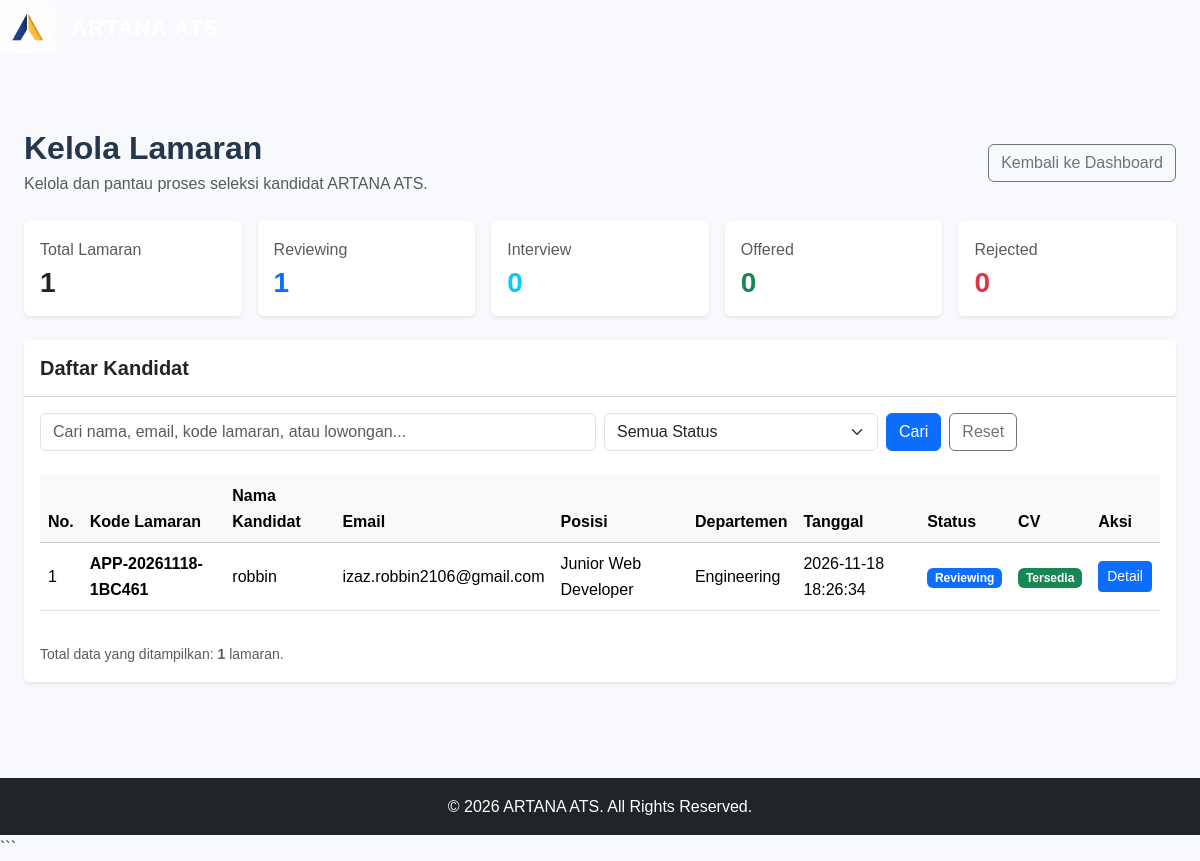
/hr/applications.php (signed in), run on the app's committed database.
### tables this page shows
CREATE TABLE `applications` (
  `id` bigint(20) UNSIGNED NOT NULL,
  `application_code` varchar(30) NOT NULL,
  `job_id` bigint(20) UNSIGNED NOT NULL,
  `candidate_id` bigint(20) UNSIGNED NOT NULL,
  `candidate_name_snapshot` varchar(150) NOT NULL,
  `email_snapshot` varchar(190) NOT NULL,
  `phone_snapshot` varchar(30) DEFAULT NULL,
  `portfolio_url_snapshot` varchar(2048) DEFAULT NULL,
  `resume_path` varchar(500) DEFAULT NULL,
  `experience_notes` text DEFAULT NULL,
  `status` enum('Reviewing','Interview','Offered','Rejected') NOT NULL DEFAULT 'Reviewing',
  `applied_at` datetime NOT NULL DEFAULT current_timestamp(),
  `updated_at` timestamp NOT NULL DEFAULT current_timestamp() ON UPDATE current_timestamp(),
  `reviewed_by` bigint(20) UNSIGNED DEFAULT NULL,
  `reviewed_at` datetime DEFAULT NULL,
  `hr_notes` text DEFAULT NULL
);

CREATE TABLE `jobs` (
  `id` bigint(20) UNSIGNED NOT NULL,
  `title` varchar(180) NOT NULL,
  `department_id` bigint(20) UNSIGNED NOT NULL,
  `location_type` enum('Hybrid','Remote','On-site') NOT NULL DEFAULT 'Hybrid',
  `location_name` varchar(150) NOT NULL,
  `description` text NOT NULL,
  `qualification` text DEFAULT NULL,
  `employment_type` enum('Full-time','Part-time','Contract','Internship') NOT NULL DEFAULT 'Full-time',
  `status` enum('draft','published','closed','archived') NOT NULL DEFAULT 'published',
  `published_at` datetime DEFAULT NULL,
  `deadline` date DEFAULT NULL,
  `created_by` bigint(20) UNSIGNED NOT NULL,
  `updated_by` bigint(20) UNSIGNED DEFAULT NULL,
  `created_at` timestamp NOT NULL DEFAULT current_timestamp(),
  `updated_at` timestamp NOT NULL DEFAULT current_timestamp() ON UPDATE current_timestamp()
);

CREATE TABLE `departments` (
  `id` bigint(20) UNSIGNED NOT NULL,
  `name` varchar(100) NOT NULL,
  `created_at` timestamp NOT NULL DEFAULT current_timestamp()
);

### hr/applications.php (the view, shortened to what this page needs)
<?php
require_once __DIR__ . '/../includes/db.php';
$keyword = trim($_GET['keyword'] ?? '');
try {
    $sql = "
        SELECT
            a.id,
            a.application_code,
            a.candidate_name_snapshot,
            a.email_snapshot,
            a.status,
            a.applied_at,
            a.resume_path,
            j.title AS job_title,
            d.name AS department_name
        FROM applications a
        INNER JOIN jobs j
            ON j.id = a.job_id
        LEFT JOIN departments d
            ON d.id = j.department_id
        WHERE 1 = 1
    ";
    $params = [];
    $sql .= " ORDER BY a.applied_at DESC";
    $stmt = $pdo->prepare($sql);
    $stmt->execute($params);
    $applications = $stmt->fetchAll(PDO::FETCH_ASSOC);
    $statsStmt = $pdo->query("
        SELECT
            COUNT(*) AS total,
            SUM(status = 'Reviewing') AS reviewing,
            SUM(status = 'Interview') AS interview,
            SUM(status = 'Offered') AS offered,
            SUM(status = 'Rejected') AS rejected
        FROM applications
    ");
    $stats = $statsStmt->fetch(PDO::FETCH_ASSOC);
} catch (PDOException $e) {
    error_log('HR applications error: ' . $e->getMessage());
    require_once __DIR__ . '/../includes/header.php';
    ?>
    <div class="alert alert-danger">
        <h5>Gagal Memuat Data Lamaran</h5>
        <p class="mb-0">
            Terjadi kesalahan saat mengambil data dari database.
            Periksa struktur tabel applications dan jobs.
        </p>
    </div>
    <?php
    require_once __DIR__ . '/../includes/footer.php';
    exit;
}
require_once __DIR__ . '/../includes/header.php';
?>
<div class="container-fluid py-4">
    <div class="d-flex justify-content-between align-items-center flex-wrap gap-3 mb-4">
        <div>
            <h2 class="fw-bold mb-1">Kelola Lamaran</h2>
            <p class="text-muted mb-0">
                Kelola dan pantau proses seleksi kandidat ARTANA ATS.
            </p>
        </div>
        <a
            href="<?= BASE_URL ?>/hr/dashboard.php"
            class="btn btn-outline-secondary"
        >
            Kembali ke Dashboard
        </a>
    </div>
    <div class="row g-3 mb-4">
        <div class="col-md-6 col-xl">
            <div class="card border-0 shadow-sm h-100">
                <div class="card-body">
                    <p class="text-muted mb-1">Total Lamaran</p>
                    <h3 class="fw-bold mb-0">
                        <?= (int) ($stats['total'] ?? 0) ?>
                    </h3>
                </div>
            </div>
        </div>
        <div class="col-md-6 col-xl">
            <div class="card border-0 shadow-sm h-100">
                <div class="card-body">
                    <p class="text-muted mb-1">Reviewing</p>
                    <h3 class="fw-bold text-primary mb-0">
                        <?= (int) ($stats['reviewing'] ?? 0) ?>
                    </h3>
                </div>
            </div>
        </div>
        <div class="col-md-6 col-xl">
            <div class="card border-0 shadow-sm h-100">
                <div class="card-body">
                    <p class="text-muted mb-1">Interview</p>
                    <h3 class="fw-bold text-info mb-0">
                        <?= (int) ($stats['interview'] ?? 0) ?>
                    </h3>
                </div>
            </div>
        </div>
        <div class="col-md-6 col-xl">
            <div class="card border-0 shadow-sm h-100">
                <div class="card-body">
                    <p class="text-muted mb-1">Offered</p>
                    <h3 class="fw-bold text-success mb-0">
                        <?= (int) ($stats['offered'] ?? 0) ?>
                    </h3>
                </div>
            </div>
        </div>
        <div class="col-md-6 col-xl">
            <div class="card border-0 shadow-sm h-100">
                <div class="card-body">
                    <p class="text-muted mb-1">Rejected</p>
                    <h3 class="fw-bold text-danger mb-0">
                        <?= (int) ($stats['rejected'] ?? 0) ?>
                    </h3>
                </div>
            </div>
        </div>
    </div>
    <div class="card border-0 shadow-sm">
        <div class="card-header bg-white py-3">
            <h5 class="fw-bold mb-0">
                Daftar Kandidat
            </h5>
        </div>
        <div class="card-body">
            <form method="GET" action="" class="row g-2 mb-4">
                <div class="col-md-6">
                    <input
                        type="text"
                        name="keyword"
                        class="form-control"
                        placeholder="Cari nama, email, kode lamaran, atau lowongan..."
                        value="<?= htmlspecialchars($keyword) ?>"
                    >
                </div>
                <div class="col-md-3">
                    <select name="status" class="form-select">
                        <option value="">Semua Status</option>
                    </select>
                </div>
                <div class="col-md-3 d-flex gap-2">
                    <button type="submit" class="btn btn-primary">
                        Cari
                    </button>
                    <a
                        href="<?= BASE_URL ?>/hr/applications.php"
                        class="btn btn-outline-secondary"
                    >
                        Reset
                    </a>
                </div>
            </form>
            <div class="table-responsive">
                <table class="table table-hover align-middle">
                    <thead class="table-light">
                        <tr>
                            <th>No.</th>
                            <th>Kode Lamaran</th>
                            <th>Nama Kandidat</th>
                            <th>Email</th>
                            <th>Posisi</th>
                            <th>Departemen</th>
                            <th>Tanggal</th>
                            <th>Status</th>
                            <th>CV</th>
                            <th>Aksi</th>
                        </tr>
                    </thead>
                    <tbody>
                        <?php if (empty($applications)): ?>
                            <tr>
                                <td colspan="10" class="text-center py-5">
                                    <h6 class="text-muted">
                                        Belum ada data lamaran.
                                    </h6>
                                    <p class="text-muted small mb-0">
                                        Lamaran kandidat yang masuk akan ditampilkan di sini.
                                    </p>
                                </td>
                            </tr>
                        <?php else: ?>
                            <?php foreach ($applications as $index => $application): ?>
                                <?php
                                $statusClass = 'secondary';
                                if ($application['status'] === 'Reviewing') {
                                    $statusClass = 'primary';
                                } elseif ($application['status'] === 'Interview') {
                                    $statusClass = 'info';
                                } elseif ($application['status'] === 'Offered') {
                                    $statusClass = 'success';
                                } elseif ($application['status'] === 'Rejected') {
                                    $statusClass = 'danger';
                                }
                                ?>
                                <tr>
                                    <td>
                                        <?= $index + 1 ?>
                                    </td>
                                    <td>
                                        <strong>
                                            <?= htmlspecialchars($application['application_code']) ?>
                                        </strong>
                                    </td>
                                    <td>
                                        <?= htmlspecialchars($application['candidate_name_snapshot'] ?? '-') ?>
                                    </td>
                                    <td>
                                        <?= htmlspecialchars($application['email_snapshot'] ?? '-') ?>
                                    </td>
                                    <td>
                                        <?= htmlspecialchars($application['job_title'] ?? '-') ?>
                                    </td>
                                    <td>
                                        <?= htmlspecialchars($application['department_name'] ?? '-') ?>
                                    </td>
                                    <td>
                                        <?= htmlspecialchars($application['applied_at'] ?? '-') ?>
                                    </td>
                                    <td>
                                        <span class="badge text-bg-<?= $statusClass ?>">
                                            <?= htmlspecialchars($application['status']) ?>
                                        </span>
                                    </td>
                                    <td>
                                        <?php if (!empty($application['resume_path'])): ?>
                                            <span class="badge text-bg-success">
                                                Tersedia
                                            </span>
                                        <?php else: ?>
                                            <span class="badge text-bg-warning">
                                                Belum ada
                                            </span>
                                        <?php endif; ?>
                                    </td>
                                    <td>
                                        <a
                                            href="<?= BASE_URL ?>/hr/application_detail.php?id=<?= (int) $application['id'] ?>"
                                            class="btn btn-sm btn-primary"
                                        >
                                            Detail
                                        </a>
                                    </td>
                                </tr>
                            <?php endforeach; ?>
                        <?php endif; ?>
                    </tbody>
                </table>
            </div>
            <div class="text-muted small mt-3">
                Total data yang ditampilkan:
                <strong><?= count($applications) ?></strong> lamaran.
            </div>
        </div>
    </div>
</div>
<?php
require_once __DIR__ . '/../includes/footer.php';
?>

### assets/css/style.css (style rules this page uses)
* { margin: 0; padding: 0; box-sizing: border-box; }
:root { --primary: #142d50; --primary-light: #1e416e; --secondary: #e8b85b; --background: #f7f9fc; --text: #26364b; --muted: #718096; --white: #ffffff; --border: #e5eaf1; }
body { font-family: Arial, Helvetica, sans-serif; background: var(--background); color: var(--text); line-height: 1.6; }
a { text-decoration: none; }

### data on the page
applications: application_code "APP-20261118-1BC461", candidate_name_snapshot "robbin", email_snapshot "izaz.robbin2106@gmail.com", job.title "Junior Web Developer", departments.name "Engineering", applied_at "2026-11-18 18:26:34", status "Reviewing", shows "Tersedia"

### other printed values
$stats['total'] "1"
$stats['reviewing'] "1"
$stats['interview'] "0"
$stats['offered'] "0"
$stats['rejected'] "0"
count($applications) "1"
